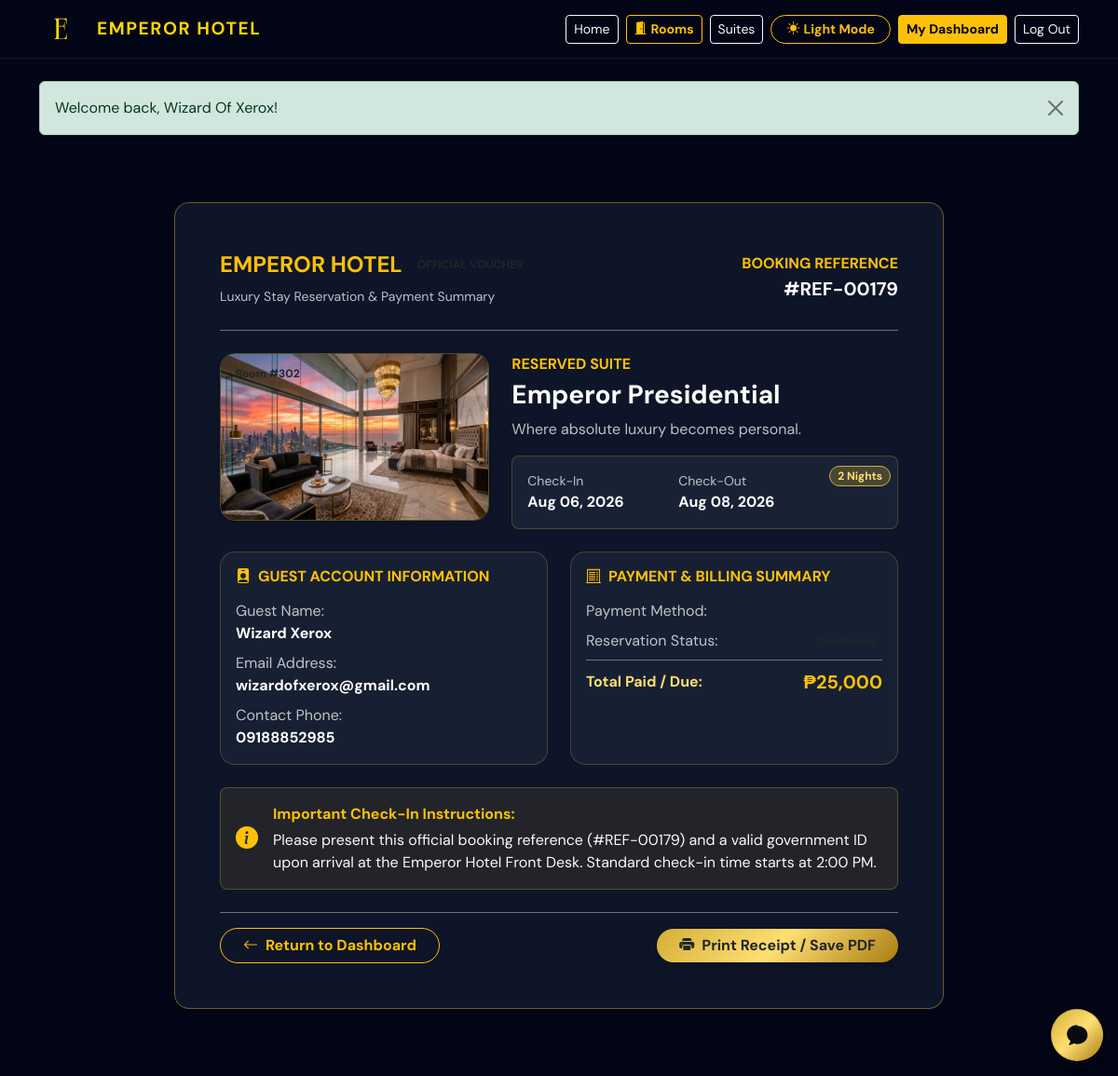
/public/user/receipt.php?reservation_id=179 (signed in), run on an earlier commit of the app's database.
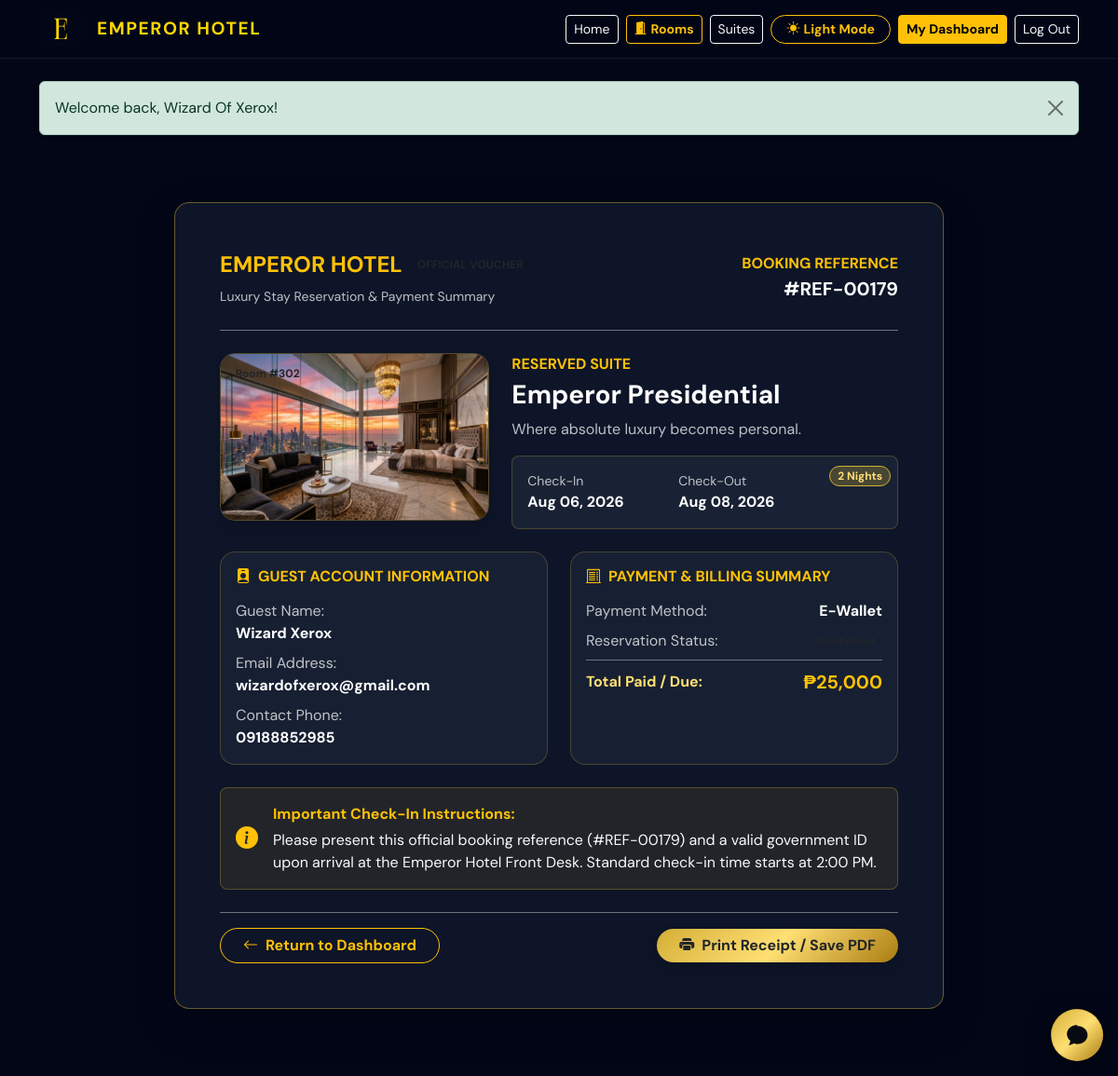
And on a later commit of the database.
### tables this page shows
CREATE TABLE IF NOT EXISTS payments (
    payment_id INT AUTO_INCREMENT PRIMARY KEY,
    reservation_id INT NOT NULL,
    amount DECIMAL(10,2) NOT NULL,
    payment_method ENUM('Cash', 'Credit Card', 'Debit Card', 'Bank Transfer', 'E-Wallet', 'Other') NOT NULL DEFAULT 'Cash',
    payment_status ENUM('Pending', 'Confirmed', 'Paid', 'Failed', 'Refunded') NOT NULL DEFAULT 'Pending',
    transaction_reference VARCHAR(100) DEFAULT NULL,
    payment_date TIMESTAMP DEFAULT CURRENT_TIMESTAMP,
    FOREIGN KEY (reservation_id) REFERENCES reservations(reservation_id) ON DELETE CASCADE
);

### public/includes/bootstrap.php (called while the page is built, shortened)
<?php
require_once APP_ROOT . '/app/helpers/auth.php';
spl_autoload_register(static function (string $className): void {
    $modelPath = APP_ROOT . '/app/models/' . $className . '.php';
});

### app/models/Payment.php (called while the page is built, shortened)
<?php
class Payment
{
    public function forReservation(int $reservationId): array
    {
        $this->assertReservationExists($reservationId);
        $statement = $this->db->prepare(
            'SELECT *
             FROM payments
             WHERE reservation_id = :reservation_id
             ORDER BY payment_date DESC'
        );
        $statement->execute(['reservation_id' => $reservationId]);
        return $statement->fetchAll();
    }
    private function assertReservationExists(int $reservationId): void
    {
        $statement = $this->db->prepare('SELECT COUNT(*) FROM reservations WHERE reservation_id = :reservation_id');
        $statement->execute(['reservation_id' => $reservationId]);
    }
}

### app/helpers/auth.php (called while the page is built, shortened)
<?php
function e(string|null|int|float $value): string
{
    return htmlspecialchars((string) $value, ENT_QUOTES, 'UTF-8');
}

### public/user/receipt.php (the view, shortened to what the changed rows need)
<?php
require_once __DIR__ . '/../includes/bootstrap.php';
require_once __DIR__ . '/../includes/layout.php';
$db = Database::connect();
$paymentModel = new Payment($db);
$reservationId = (int) ($_GET['reservation_id'] ?? 0);
$payments = $paymentModel->forReservation($reservationId);
$latestPayment = $payments[0] ?? null;
?>
<div class="container py-5" style="max-width: 850px;">
    <div class="card rounded-4 shadow-lg border p-4 p-md-5 position-relative overflow-hidden print-area" style="background: rgba(15, 23, 42, 0.95); backdrop-filter: blur(25px); border: 1px solid rgba(212, 175, 55, 0.45) !important;">
        <div class="row g-4 mb-4">
            <div class="col-12 col-md-6">
                <div class="p-3 rounded-4 border h-100" style="background: rgba(30, 41, 59, 0.6); border: 1px solid rgba(212, 175, 55, 0.25) !important;">
                    <div class="d-flex align-items-center justify-content-between text-xs mb-2">
                        <span class="text-light opacity-75">Payment Method:</span>
                        <strong class="text-white"><?= e($latestPayment['payment_method'] ?? 'Cash') ?></strong>
                    </div>
                </div>
            </div>
        </div>
    </div>
</div>

What changed in the data, as far as the page shows it:
now on this page (row edited): payments: payment_method "E-Wallet"
